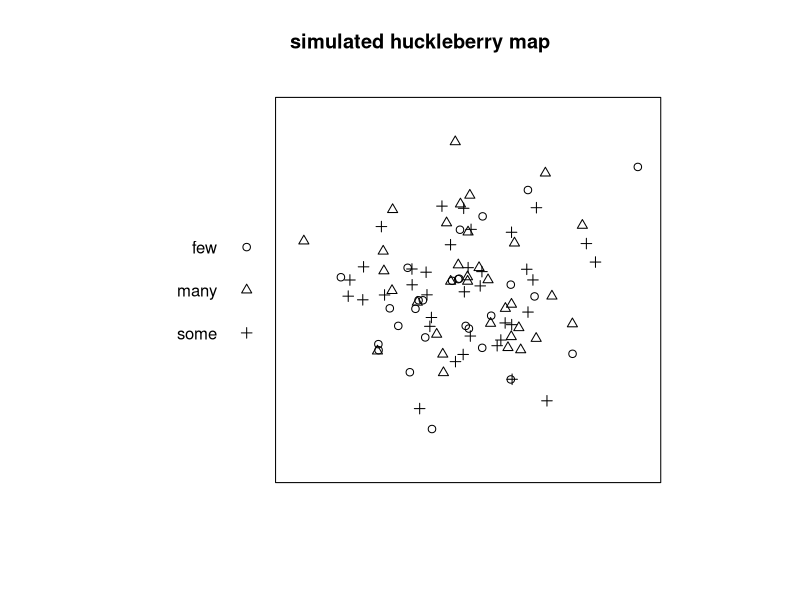
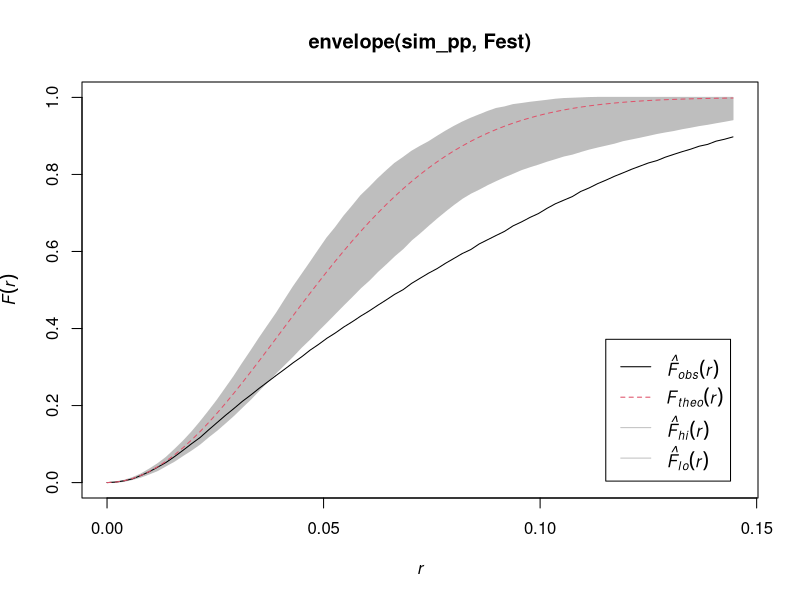
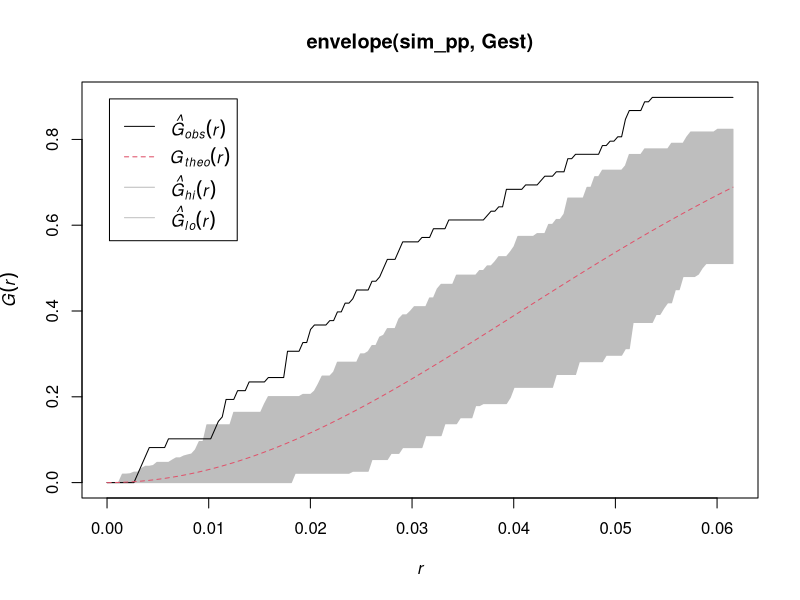
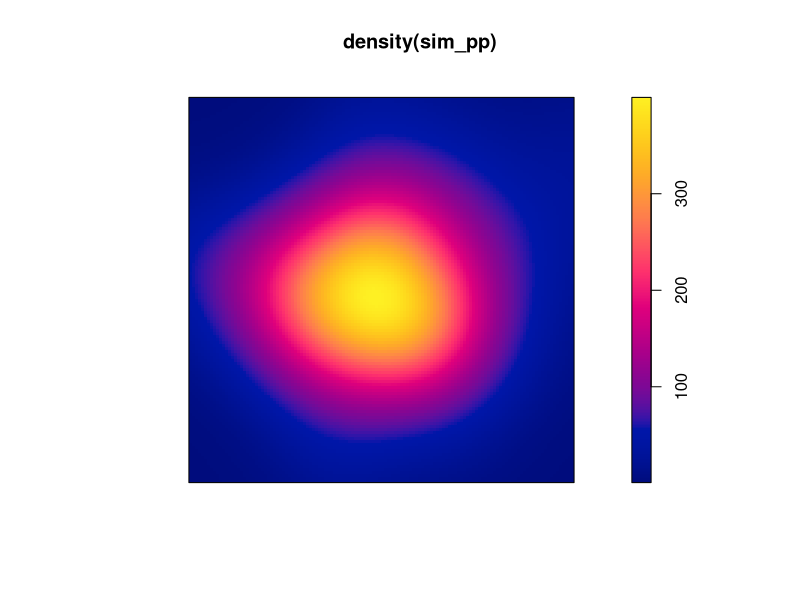

Write R code to recreate these figures, in order.
## ---- chunk 1
knitr::opts_chunk$set(echo = TRUE)
set.seed(04062021)
library(spatstat)
## ---- chunk 2
lambda <- 100
n <- rpois(1, lambda)

x <- rbeta(n, 5, 5)
y <- rbeta(n, 5, 5)

hucks <- sample(c('few','some','many'), n, replace = T)
sim_pp <- ppp(x, y, window = owin(xrange = c(0,1), yrange = c(0,1)), marks = hucks)
plot(sim_pp, main = 'simulated huckleberry map')
## ---- chunk 3
summary(sim_pp)
## ---- chunk 4
plot(envelope(sim_pp,Fest))
plot(envelope(sim_pp,Gest))
## ---- chunk 5
plot(density(sim_pp))

ppm(unmark(sim_pp) , ~1, Poisson())

ppm(unmark(sim_pp) , ~x  + y, Poisson())
  
